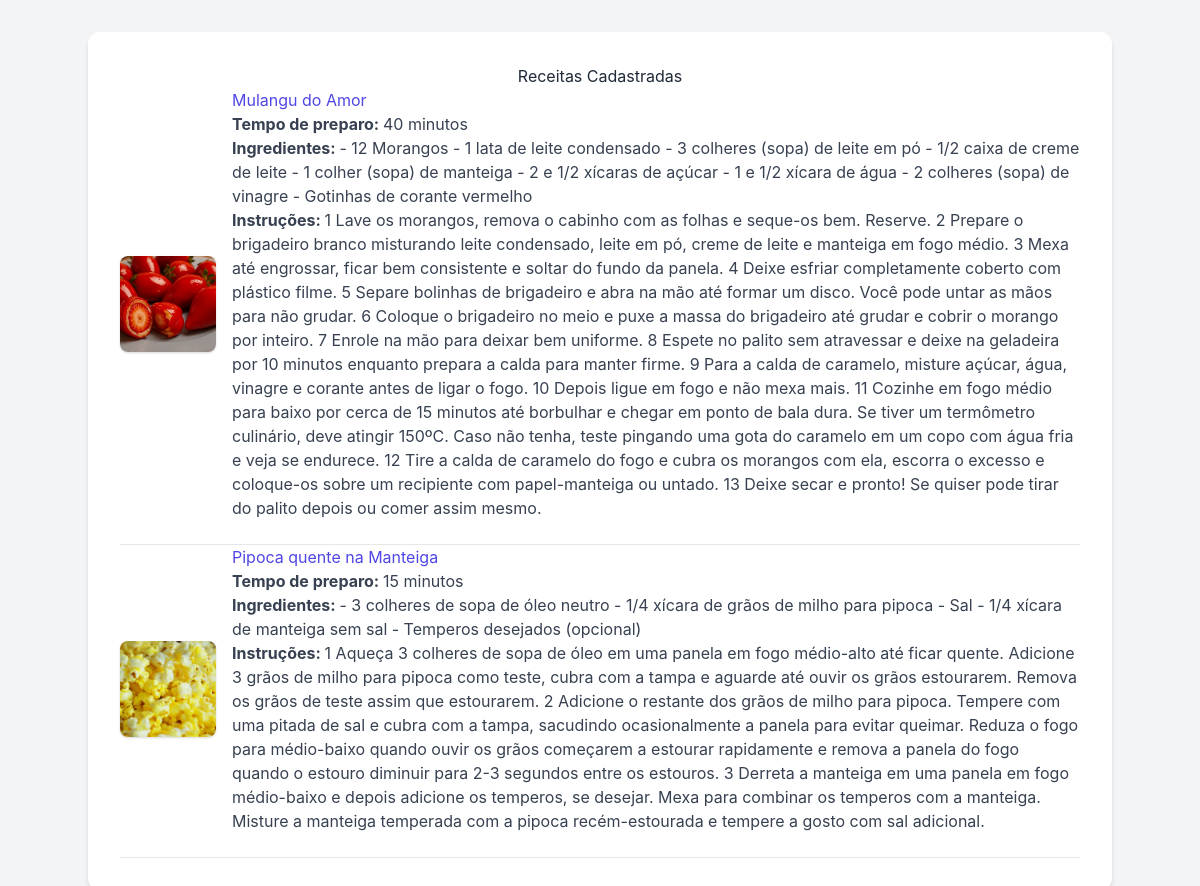
The app's page /recipes/ with its own data.
### recipes/models.py (models this page shows, shortened)
class Recipe(models.Model):
    title = models.CharField(max_length=200)
    ingredients = models.TextField()
    instructions = models.TextField()
    cooking_time = models.IntegerField(help_text="Tempo em minutos")
    image = models.ImageField(upload_to='recipes/', blank=True, null=True) #upload_to='recipes/' significa que as imagens serão salvas em MEDIA_TOOR/recipes
    class Meta:
        verbose_name_plural = "Recipes"

### recipes/views.py (the view)
# urls.py: path('', views.recipe_list, name='recipe_list'), # Nova view para listar - Define a URL e nomeia ela como 'recipe_detail'
def recipe_list(request):
    recipes = Recipe.objects.all()
    return render(request, 'recipes/recipe_list.html', {'recipes':recipes})

### recipes/templates/recipes/recipe_list.html (shortened to what this page needs)
<!DOCTYPE html>
<html lang="pt-br">
<head>
    <script src="https://cdn.tailwindcss.com"></script>
</head>
<body>
    <div class="container">
        <h1>Receitas Cadastradas</h1>
        {% for recipe in recipes %}
            <div class="recipe-item">
                {% if recipe.image %}
                    <img src="{{ recipe.image.url }}" alt="">
                {% endif %}
                <div class="recipe-content">
                    <h2><a href="{% url 'recipe_detail' recipe.pk %}">{{ recipe.title }}</a></h2>
                    <p><strong>Tempo de preparo: </strong>{{ recipe.cooking_time }} minutos</p>
                    <p><strong>Ingredientes: </strong> {{  recipe.ingredients  }}</p>
                    <p><strong>Instruções: </strong> {{  recipe.instructions  }}</p>
                </div>
            </div>
            <hr>
        {% empty %}
            <p class="empty-message">Nenhuma receita cadastrada.</p>
        {% endfor %}
    </div>
</body>
</html>

### recipes/templates/recipes/recipe_list.html (style rules this page uses)
body { font-family:'Inter', sans-serif; background-color: #f3f4f6; color: #374151; line-height: 1.6;; }
.container { max-width: 800px; margin: 2rem auto; padding: 2rem; background-color: #ffffff; border-radius: 0.75rem; ; box-shadow: 0 4px 6px -1px rgba(0, 0, 0 , 0.1), 0 2px 4px -1px rgba(0, 0, 0, 0.06); }
h1 { color: #1f2937; font-size: 2.25rem; ; font-weight: 700; ; margin-bottom: 1.5rem; text-align: center; }
.recipe-item { display: flex; align-items: center; gap: 1rem; margin-bottom: 1.5rem; }
.recipe-item img { width: 96px; height: 96px; object-fit: cover; border-radius: 0.5rem; box-shadow: 0 1px 3px 0 rgba(0, 0, 0, 0.1), 0 1px 2px rgba(0, 0, 0, 0.06); }
.recipe-content { flex-grow: 1; }
h2 { color: #1f2937; font-size: 1.5rem; font-weight: 600; margin-top: 0; margin-bottom: 0.75rem; }
h2 a { color: #4f46e5; text-decoration: none; transition: color 0.2s ease-in-out; }
p { margin-bottom: 0.5rem; }
strong { font-weight: 600; }
hr { border-top: 1px solid #e5e7eb; margin-top: 1.5rem; margin-bottom: 1.5rem; }

### records on screen
Recipe: image (picture), title "Mulangu do Amor", cooking_time "40", ingredients "- 12 Morangos - 1 lata de leite condensado - 3 colheres (sopa) de leite em pó - 1/2 caixa de creme de leite - 1 colher (sopa) de manteiga - 2 e 1/2 xícaras de açúcar - 1 e 1/2 xícara de água - 2 colheres (sopa) de vinagre - Gotinhas de corante vermelho", instructions "1 Lave os morangos, remova o cabinho com as folhas e seque-os bem. Reserve. 2 Prepare o brigadeiro branco misturando leite condensado, leite em pó, creme de leite e manteiga em fogo médio. 3 Mexa até engrossar, ficar bem consistente e soltar do fundo da panela. 4 Deixe esfriar completamente coberto com plástico filme. 5 Separe bolinhas de brigadeiro e abra na mão até formar um disco. Você pode untar as mãos para não grudar. 6 Coloque o brigadeiro no meio e puxe a massa do brigadeiro até grudar e cobrir o morango por inteiro. 7 Enrole na mão para deixar bem uniforme. 8 Espete no palito sem atravessar e deixe na geladeira por 10 minutos enquanto prepara a calda para manter firme. 9 Para a…"
Recipe: image (picture), title "Pipoca quente na Manteiga", cooking_time "15", ingredients "- 3 colheres de sopa de óleo neutro - 1/4 xícara de grãos de milho para pipoca - Sal - 1/4 xícara de manteiga sem sal - Temperos desejados (opcional)", instructions "1 Aqueça 3 colheres de sopa de óleo em uma panela em fogo médio-alto até ficar quente. Adicione 3 grãos de milho para pipoca como teste, cubra com a tampa e aguarde até ouvir os grãos estourarem. Remova os grãos de teste assim que estourarem. 2 Adicione o restante dos grãos de milho para pipoca. Tempere com uma pitada de sal e cubra com a tampa, sacudindo ocasionalmente a panela para evitar queimar. Reduza o fogo para médio-baixo quando ouvir os grãos começarem a estourar rapidamente e remova a panela do fogo quando o estouro diminuir para 2-3 segundos entre os estouros. 3 Derreta a manteiga em uma panela em fogo médio-baixo e depois adicione os temperos, se desejar. Mexa para combinar os…"
